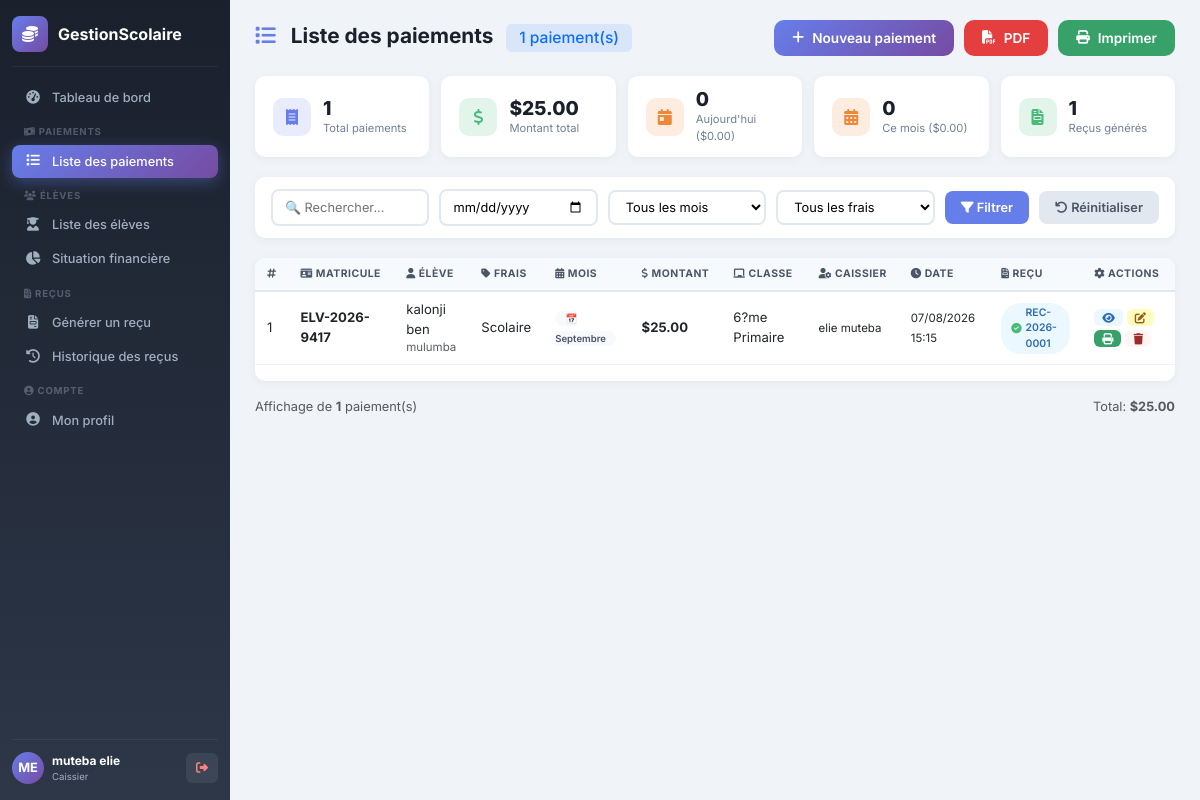
The app's page /caissier/paiements/index.php (signed in) with its own data.
### tables this page shows
CREATE TABLE `paiements` (
  `idPaiement` int(11) NOT NULL,
  `idInscription` int(11) NOT NULL,
  `idFrais` int(11) NOT NULL,
  `mois` enum('Septembre','Octobre','Novembre','D?cembre','Janvier','F?vrier','Mars','Avril','Mai','Juin','Juillet') DEFAULT NULL,
  `montantPaye` decimal(10,2) NOT NULL,
  `datePaiement` datetime DEFAULT current_timestamp(),
  `idCaissier` int(11) NOT NULL,
  `numeroRecu` varchar(50) DEFAULT NULL
);

CREATE TABLE `eleves` (
  `idEleve` int(11) NOT NULL,
  `matricule` varchar(30) NOT NULL,
  `nom` varchar(100) NOT NULL,
  `postNom` varchar(100) DEFAULT NULL,
  `prenom` varchar(100) DEFAULT NULL,
  `lieuNaissance` varchar(100) DEFAULT NULL,
  `sexe` enum('M','F') DEFAULT NULL,
  `dateNaissance` date DEFAULT NULL,
  `adresse` varchar(255) DEFAULT NULL,
  `telephone` varchar(20) DEFAULT NULL,
  `nomPere` varchar(100) DEFAULT NULL,
  `nomMere` varchar(100) DEFAULT NULL,
  `motDePasse` varchar(255) DEFAULT NULL,
  `idUtilisateur` int(11) DEFAULT NULL
);

CREATE TABLE `frais` (
  `idFrais` int(11) NOT NULL,
  `libelle` varchar(100) NOT NULL,
  `montant` decimal(10,2) NOT NULL,
  `typeFrais` enum('Inscription','Mensualit?','Autre') NOT NULL,
  `idAnnee` int(11) NOT NULL,
  `idNiveau` int(11) DEFAULT NULL,
  `statut` enum('Actif','Inactif') DEFAULT 'Actif'
);

CREATE TABLE `classes` (
  `idClasse` int(11) NOT NULL,
  `nomClasse` varchar(50) NOT NULL,
  `idNiveau` int(11) NOT NULL
);

CREATE TABLE `utilisateurs` (
  `idUtilisateur` int(11) NOT NULL,
  `nom` varchar(100) NOT NULL,
  `postNom` varchar(100) DEFAULT NULL,
  `prenom` varchar(100) DEFAULT NULL,
  `sexe` enum('M','F') DEFAULT NULL,
  `telephone` varchar(20) DEFAULT NULL,
  `email` varchar(100) DEFAULT NULL,
  `username` varchar(50) NOT NULL,
  `motDePasse` varchar(255) NOT NULL,
  `idRole` int(11) NOT NULL,
  `statut` enum('Actif','Inactif') DEFAULT 'Actif'
);

### caissier/paiements/index.php (the view, shortened to what this page needs)
<?php
$db = db();
$search = isset($_GET['search']) ? trim($_GET['search']) : '';
$filtre_date = isset($_GET['date']) ? $_GET['date'] : '';
$sql = "SELECT p.*, e.matricule, e.nom, e.prenom, e.postNom, f.libelle as frais_libelle,
               c.nomClasse, a.libelle as annee,
               u.nom as caissier_nom, u.prenom as caissier_prenom
        FROM paiements p
        JOIN inscriptions i ON p.idInscription = i.idInscription
        JOIN eleves e ON i.idEleve = e.idEleve
        JOIN frais f ON p.idFrais = f.idFrais
        JOIN classes c ON i.idClasse = c.idClasse
        JOIN annees_scolaires a ON i.idAnnee = a.idAnnee
        JOIN utilisateurs u ON p.idCaissier = u.idUtilisateur
        WHERE 1=1";
$params = [];
$sql .= " ORDER BY p.datePaiement DESC";
$stmt = $db->prepare($sql);
$stmt->execute($params);
$paiements = $stmt->fetchAll();
$total_paiements = count($paiements);
$montant_total = array_sum(array_column($paiements, 'montantPaye'));
$stmt = $db->query("SELECT COUNT(*) as total, SUM(montantPaye) as total_montant FROM paiements WHERE DATE(datePaiement) = CURDATE()");
$stats_jour = $stmt->fetch();
$stmt = $db->query("SELECT COUNT(*) as total, SUM(montantPaye) as total_montant FROM paiements WHERE MONTH(datePaiement) = MONTH(CURDATE()) AND YEAR(datePaiement) = YEAR(CURDATE())");
$stats_mois = $stmt->fetch();
$stmt = $db->query("SELECT COUNT(*) as total FROM paiements WHERE numeroRecu IS NOT NULL AND numeroRecu != ''");
$stats_recus = $stmt->fetch();
include __DIR__ . '/../../includes/header.php';
?>
<div class="app-layout">
    <div class="sidebar-caissier" id="sidebarCaissier">
        <div class="sidebar-logo">
            <div class="logo-icon"><i class="fas fa-coins"></i></div>
            <span>GestionScolaire</span>
        </div>
        <ul class="sidebar-menu">
            <li><a href="../dashboard.php"><i class="fas fa-tachometer-alt"></i> Tableau de bord</a></li>
            <li class="menu-section"><i class="fas fa-money-bill-wave"></i> Paiements</li>
            <li><a href="index.php" class="active"><i class="fas fa-list"></i> Liste des paiements</a></li>
            <li class="menu-section"><i class="fas fa-users"></i> Élèves</li>
            <li><a href="../eleves/index.php"><i class="fas fa-user-graduate"></i> Liste des élèves</a></li>
            <li><a href="../eleves/situation_financiere.php"><i class="fas fa-chart-pie"></i> Situation financière</a></li>
            <li class="menu-section"><i class="fas fa-file-invoice"></i> Reçus</li>
            <li><a href="../recus/generer.php"><i class="fas fa-file-invoice"></i> Générer un reçu</a></li>
            <li><a href="../recus/historique.php"><i class="fas fa-history"></i> Historique des reçus</a></li>
            <li class="menu-section"><i class="fas fa-user-circle"></i> Compte</li>
            <li><a href="../profil/index.php"><i class="fas fa-user-circle"></i> Mon profil</a></li>
        </ul>
        <div class="sidebar-footer">
            <div class="user-info">
                <div class="avatar"><?php echo strtoupper(substr($_SESSION['prenom'] ?? 'C', 0, 1) . substr($_SESSION['nom'] ?? 'A', 0, 1)); ?></div>
                <div>
                    <strong><?php echo $_SESSION['prenom'] ?? 'Caissier'; ?> <?php echo $_SESSION['nom'] ?? ''; ?></strong>
                    <span><?php echo $_SESSION['role'] ?? 'Caissier'; ?></span>
                </div>
            </div>
            <a href="../../logout.php" class="btn-logout" title="Déconnexion">
                <i class="fas fa-sign-out-alt"></i>
            </a>
        </div>
    </div>
    <div class="main-content">
        <div class="page-header">
            <h2>
                <i class="fas fa-list"></i>
                Liste des paiements
                <span class="badge bg-primary bg-opacity-10 text-primary ms-2">
                    <?php echo $total_paiements; ?> paiement(s)
                </span>
            </h2>
            <div class="header-right">
                <button class="btn-add" onclick="openModal()">
                    <i class="fas fa-plus"></i> Nouveau paiement
                </button>
                <button class="btn-pdf" onclick="genererPDF()">
                    <i class="fas fa-file-pdf"></i> PDF
                </button>
                <button class="btn-print" onclick="imprimer()">
                    <i class="fas fa-print"></i> Imprimer
                </button>
            </div>
        </div>
        <div class="stats-row">
            <div class="stat-item">
                <div class="stat-icon" style="background: rgba(102, 126, 234, 0.15); color: #667eea;">
                    <i class="fas fa-receipt"></i>
                </div>
                <div class="stat-info">
                    <div class="number"><?php echo $total_paiements; ?></div>
                    <div class="label">Total paiements</div>
                </div>
            </div>
            <div class="stat-item">
                <div class="stat-icon" style="background: rgba(72, 187, 120, 0.15); color: #48bb78;">
                    <i class="fas fa-dollar-sign"></i>
                </div>
                <div class="stat-info">
                    <div class="number">$<?php echo number_format($montant_total, 2); ?></div>
                    <div class="label">Montant total</div>
                </div>
            </div>
            <div class="stat-item">
                <div class="stat-icon" style="background: rgba(237, 137, 54, 0.15); color: #ed8936;">
                    <i class="fas fa-calendar-day"></i>
                </div>
                <div class="stat-info">
                    <div class="number"><?php echo $stats_jour['total'] ?? 0; ?></div>
                    <div class="label">Aujourd'hui ($<?php echo number_format($stats_jour['total_montant'] ?? 0, 2); ?>)</div>
                </div>
            </div>
            <div class="stat-item">
                <div class="stat-icon" style="background: rgba(237, 137, 54, 0.15); color: #ed8936;">
                    <i class="fas fa-calendar-alt"></i>
                </div>
                <div class="stat-info">
                    <div class="number"><?php echo $stats_mois['total'] ?? 0; ?></div>
                    <div class="label">Ce mois ($<?php echo number_format($stats_mois['total_montant'] ?? 0, 2); ?>)</div>
                </div>
            </div>
            <div class="stat-item">
                <div class="stat-icon" style="background: rgba(72, 187, 120, 0.15); color: #48bb78;">
                    <i class="fas fa-file-invoice"></i>
                </div>
                <div class="stat-info">
                    <div class="number"><?php echo $stats_recus['total'] ?? 0; ?></div>
                    <div class="label">Reçus générés</div>
                </div>
            </div>
        </div>
        <form method="GET" action="" class="filters">
            <input type="text" name="search" placeholder="🔍 Rechercher..."
                   value="<?php echo htmlspecialchars($search); ?>">
            <input type="date" name="date" value="<?php echo htmlspecialchars($filtre_date); ?>" title="Date">
            <select name="mois">
                <option value="">Tous les mois</option>
            </select>
            <select name="frais">
                <option value="">Tous les frais</option>
            </select>
            <button type="submit" class="btn-filter"><i class="fas fa-filter"></i> Filtrer</button>
            <a href="index.php" class="btn-reset"><i class="fas fa-undo"></i> Réinitialiser</a>
        </form>
        <div class="table-container" id="tableContainer">
            <div class="table-responsive">
                <table class="table" id="paiementTable">
                    <thead>
                        <tr>
                            <th><i class="fas fa-hashtag"></i></th>
                            <th><i class="fas fa-id-card"></i> Matricule</th>
                            <th><i class="fas fa-user"></i> Élève</th>
                            <th><i class="fas fa-tag"></i> Frais</th>
                            <th><i class="fas fa-calendar-alt"></i> Mois</th>
                            <th><i class="fas fa-dollar-sign"></i> Montant</th>
                            <th><i class="fas fa-chalkboard"></i> Classe</th>
                            <th><i class="fas fa-user-cog"></i> Caissier</th>
                            <th><i class="fas fa-clock"></i> Date</th>
                            <th><i class="fas fa-file-invoice"></i> Reçu</th>
                            <th><i class="fas fa-cog"></i> Actions</th>
                        </tr>
                    </thead>
                    <tbody>
                        <?php if (empty($paiements)): ?>
                            <tr>
                                <td colspan="11">
                                    <div class="empty-state">
                                        <i class="fas fa-inbox"></i>
                                        <p>Aucun paiement trouvé</p>
                                        <button class="btn btn-primary btn-sm mt-2" onclick="openModal()">
                                            <i class="fas fa-plus"></i> Enregistrer un paiement
                                        </button>
                                    </div>
                                </td>
                            </tr>
                        <?php else: ?>
                            <?php foreach ($paiements as $index => $p): ?>
                                <tr>
                                    <td><?php echo $index + 1; ?></td>
                                    <td><strong><?php echo htmlspecialchars($p['matricule']); ?></strong></td>
                                    <td>
                                        <?php echo htmlspecialchars($p['nom'] . ' ' . $p['prenom']); ?>
                                        <?php if (!empty($p['postNom'])): ?>
                                            <small class="text-muted d-block"><?php echo htmlspecialchars($p['postNom']); ?></small>
                                        <?php endif; ?>
                                    </td>
                                    <td><?php echo htmlspecialchars($p['frais_libelle']); ?></td>
                                    <td>
                                        <?php if (!empty($p['mois'])): ?>
                                            <span class="badge-mois">📅 <?php echo htmlspecialchars($p['mois']); ?></span>
                                        <?php else: ?>
                                            <span class="text-muted">-</span>
                                        <?php endif; ?>
                                    </td>
                                    <td><strong>$<?php echo number_format($p['montantPaye'], 2); ?></strong></td>
                                    <td><?php echo htmlspecialchars($p['nomClasse']); ?></td>
                                    <td>
                                        <small><?php echo htmlspecialchars($p['caissier_nom'] . ' ' . $p['caissier_prenom']); ?></small>
                                    </td>
                                    <td><small><?php echo date('d/m/Y H:i', strtotime($p['datePaiement'])); ?></small></td>
                                    <td>
                                        <?php if (!empty($p['numeroRecu'])): ?>
                                            <span class="badge-recu">
                                                <i class="fas fa-check-circle"></i>
                                                <?php echo htmlspecialchars($p['numeroRecu']); ?>
                                            </span>
                                        <?php else: ?>
                                            <span class="text-muted" style="font-size:0.7rem;">
                                                <i class="fas fa-clock me-1"></i> Non généré
                                            </span>
                                        <?php endif; ?>
                                    </td>
                                    <td>
                                        <div class="btn-actions">
                                            <a href="voir.php?id=<?php echo $p['idPaiement']; ?>" class="btn-sm btn-view" title="Voir le paiement">
                                                <i class="fas fa-eye"></i>
                                            </a>
                                            <button class="btn-sm btn-edit" title="Modifier le paiement" onclick="openEditModal(<?php echo $p['idPaiement']; ?>)">
                                                <i class="fas fa-edit"></i>
                                            </button>
                                            <?php if (!empty($p['numeroRecu'])): ?>
                                                <a href="../recus/imprimer.php?id=<?php echo $p['idPaiement']; ?>" class="btn-sm btn-print-recu" title="Imprimer le reçu" target="_blank">
                                                    <i class="fas fa-print"></i>
                                                </a>
                                            <?php else: ?>
                                                <a href="../recus/imprimer.php?id=<?php echo $p['idPaiement']; ?>" class="btn-sm btn-recu" title="Générer le reçu">
                                                    <i class="fas fa-file-invoice"></i>
                                                </a>
                                            <?php endif; ?>
                                            <button class="btn-sm btn-delete" title="Supprimer" onclick="supprimer(<?php echo $p['idPaiement']; ?>, '<?php echo htmlspecialchars($p['nom'] . ' ' . $p['prenom']); ?>')">
                                                <i class="fas fa-trash"></i>
                                            </button>
                                        </div>
                                    </td>
                                </tr>
                            <?php endforeach; ?>
                        <?php endif; ?>
                    </tbody>
                </table>
            </div>
        </div>
        <?php if (!empty($paiements)): ?>
        <div class="d-flex justify-content-between align-items-center mt-3">
            <span class="text-muted" style="font-size:0.8rem;">
                Affichage de <strong><?php echo count($paiements); ?></strong> paiement(s)
            </span>
            <span class="text-muted" style="font-size:0.8rem;">
                Total: <strong>$<?php echo number_format($montant_total, 2); ?></strong>
            </span>
        </div>
        <?php endif; ?>
        <?php include __DIR__ . '/../../includes/footer.php'; ?>
</body>
</html>

### records on screen
paiements: eleves.matricule "ELV-2026-9417", eleves.nom+prenom "kalonji ben", eleves.postNom "mulumba", idFrais.libelle "Scolaire", mois "Septembre", montantPaye "25.00", classes.nomClasse "6?me Primaire", idCaissier.prenom "elie muteba", datePaiement "07/08/2026 15:15", numeroRecu "REC-2026-0001"

### other values on screen
$_SESSION['prenom'] "muteba"
$_SESSION['nom'] "elie"
$_SESSION['role'] "Caissier"
$total_paiements "1"
$montant_total "25.00"
$stats_jour['total'] "0"
$stats_jour['total_montant'] "0.00"
$stats_mois['total'] "0"
$stats_mois['total_montant'] "0.00"
$stats_recus['total'] "1"
count($paiements) "1"
